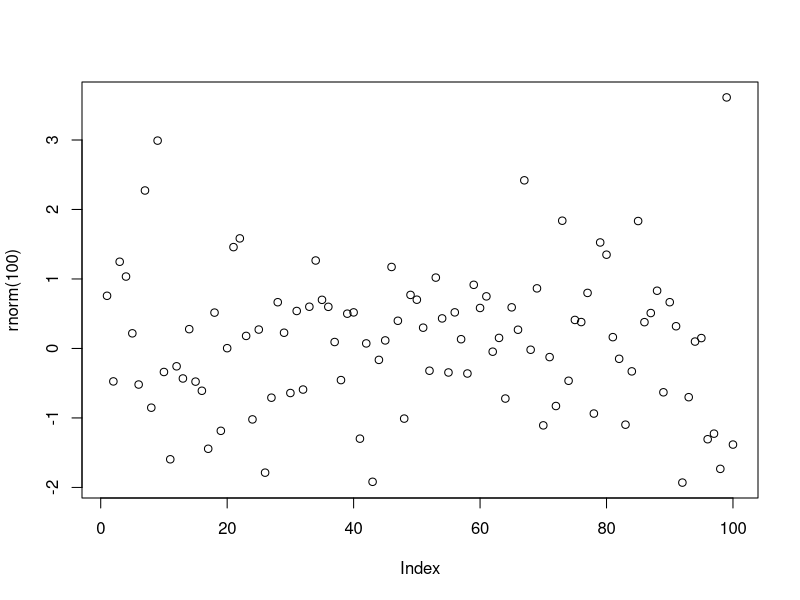

Reproduce this figure in R.
## ---- chunk 1
plot(rnorm(100))
